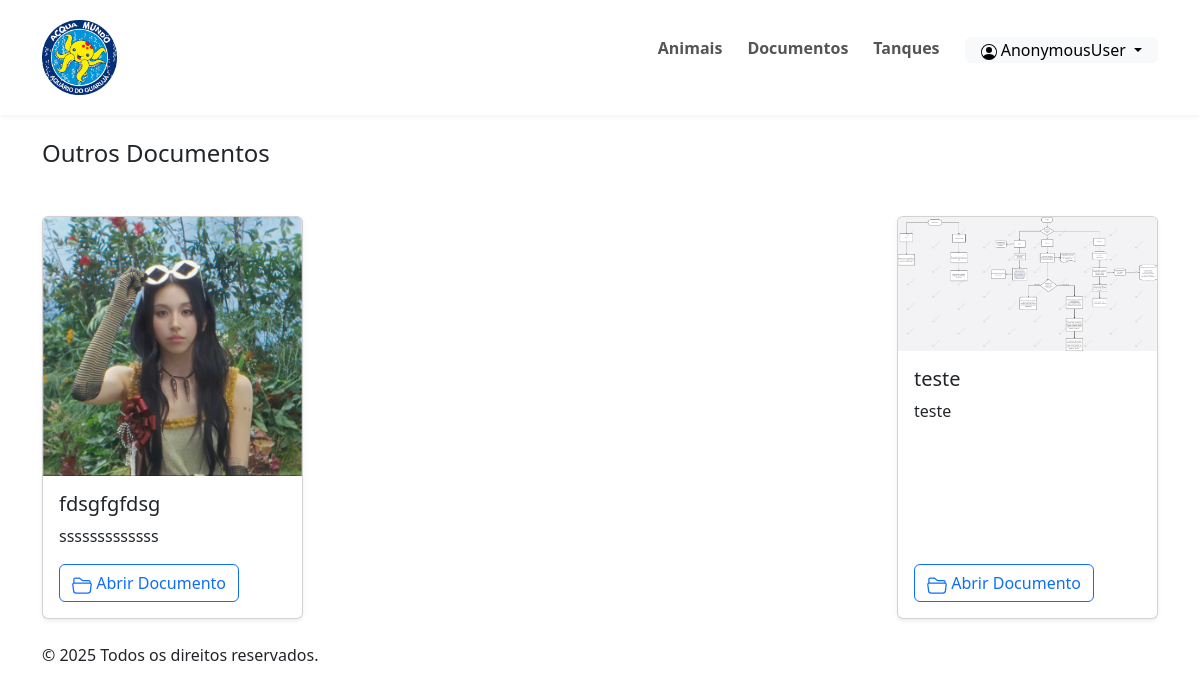
Before: /documentos/ with the older database file.
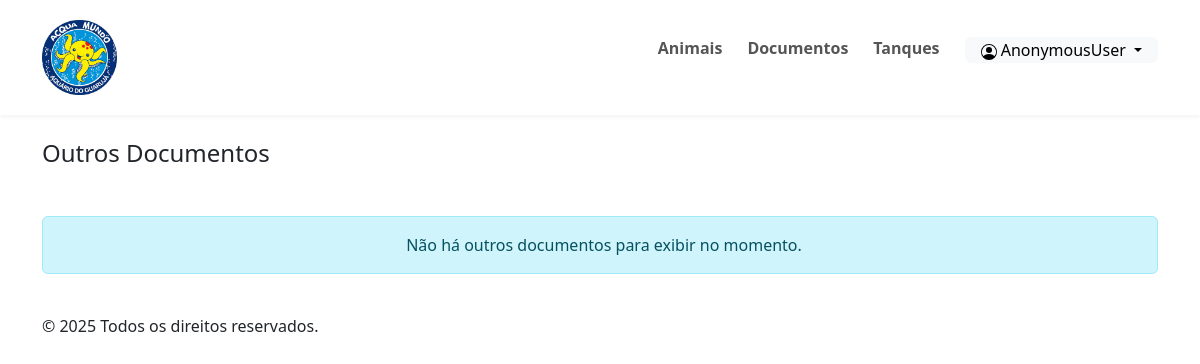
After: the same page with the newer database file.
### documentos/models.py (models this page shows, shortened)
class EnviarDocumentoModel(models.Model):
    class Meta:
        verbose_name = 'Documento'
        verbose_name_plural = 'Documentos'
    titulo      =   models.CharField(max_length=250, verbose_name='Título do documento')
    descricao   =   models.TextField(blank=True, null=True)
    documento   =   models.FileField(upload_to='documentos/')
    capa        =   models.FileField(upload_to='capas/')

### documentos/views.py (the view)
class ListaDocumentos(ListView):
    model = EnviarDocumentoModel
    template_name = 'lista_documentos.html'
    ordering = ['titulo']

### documentos/templates/lista_documentos.html (shortened to what this page needs)
{% extends 'partials/base.html' %}
{% load static %}
{% block content %}
<div class="container py-4">
    <div class="d-flex flex-row justify-content-space-between mb-4">
        <h4 class="mb-4">Outros Documentos</h4>
    </div>
    <div class="row row-cols-1 row-cols-sm-2 row-cols-md-3 row-cols-lg-4 g-4">
        {% for documento in object_list %}
        <div class="col">
            <div class="card h-100 shadow-sm">
                {% if documento.capa %}
                <img src="{{ documento.capa.url }}" class="card-img-top"
                    alt="Ícone de documento para {{ documento.titulo|default:'documento' }}">
                {% else %}
                <img src="{% static 'imgs/tonhao.png' %}" class="card-img-top" alt="Ícone de documento padrão.">
                {% endif %}
                <div class="card-body d-flex flex-column">
                    <h5 class="card-title text-truncate" title="{{ documento.titulo }}">
                        {{ documento.titulo }}
                    </h5>
                    <p class="card-text mb-3 flex-grow-1">
                        {% if documento.descricao %}
                        {{ documento.descricao|truncatechars:80 }}
                        {% else %}
                        <span class="text-muted">Nenhuma descrição fornecida.</span>
                        {% endif %}
                    </p>
                    <div class="d-flex flex-row gap-1">
                        <a href="{{ documento.documento.url }}" class="btn btn-outline-primary mt-auto" target="_blank"
                            rel="noopener noreferrer" aria-label="Abrir documento {{ documento.titulo }}">
                            Abrir Documento
                        </a>
                    </div>
                </div>
            </div>
        </div>
        {% empty %}
        <div class="w-100">
            <div class="alert alert-info text-center" role="alert">
                 Não há outros documentos para exibir no momento.
            </div>
        </div>
        {% endfor %}
    </div>
</div>
{% endblock content %}

Changed rows visible on the page:
removed EnviarDocumentoModel: capa (picture), titulo "fdsgfgfdsg", descricao "sssssssssssss"
removed EnviarDocumentoModel: capa (picture), titulo "teste", descricao "teste"
Other visible differences:
text now shown: "Não há outros documentos para exibir no momento."
